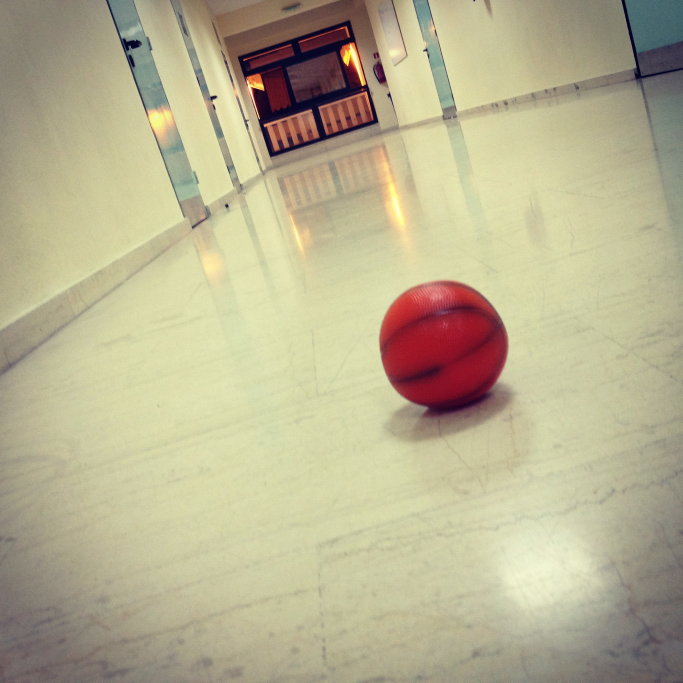
#> input picture Lab/test_images/infomm.jpg, 2048 x 2048 px, found by its file name (shown at 1/3 size)
$ jupyter execute 'Spatial filtering using opencv.ipynb'   (older library calls are emulated)
#> lines starting #> are read from the running program, lines starting #| are printed output that depends on the picture
## Βασικό χωρικό φιλτράρισμα με χρήση OpenCV

Σε αυτό το notebook θα παρουσιαστούν τα βασικά φίλτρα που χρησιμοποιούνται στην Επεξεργασία Εικόνας για να πετύχουμε βελτίωση της ποιότητας της εικόνας. Συγκεκριμένα θα παρουσιαστούν δύο βασικές κατηγορίες φίλτρων:

1.   Φίλτρα εξομάλυνσης (Χαμηλοπερατά φίλτρα)
2.   Φίλτρα τονισμού αντίθεσης φωτεινοτήτων (υψηλοπερατά φίλτρα)

Στην αρχή θα παρουσιάσουμε τον τρόπο με τον οποίο μπορούμε να υλοποιήσουμε χωρικό φιλτράρισμα χρησιμοποιώντας οποιονδήποτε πυρήνα (kernel) θέλουμε μέσω της opencv και της python.
Κατόπιν, θα δείξουμε τον τρόπο με τον οποίο μπορούμε να υλοποιήσουμε τα φίλτρα box και τα Gaussian φίλτρα για την εξομάλυνση εικόνας και τέλος τα φίλτρα Sobel, Laplacian για την τόνωση των ακμών μιας εικόνας.

[cell 1]
import cv2
import matplotlib.pyplot as plt
import numpy as np
from google.colab.patches import cv2_imshow #this is used for imshow to work on google colab
from google.colab import drive
import sys
import os

[cell 2]
drive.mount('/content/gdrive', force_remount=True)
lib_file_location = "/content/gdrive/My Drive/Courses/TEL 750 - Digital Image Processing/"
sys.path.append(lib_file_location)

[cell 3]
# Resize function

def ResizeWithAspectRatio(image, width=None, height=None, inter=cv2.INTER_AREA):
    dim=None
    (h,w) = image.shape[:2]

    if width is None and height is None:
        return image
    if width is None:
        r = height/float(h)
        dim=(int(w*r),height)
    else:
        r = width/float(w)
        dim = (width, int(r*h))
    return cv2.resize(image, dim, interpolation=inter)

[cell 4]
# Read / Show an image
img_file = '/content/gdrive/MyDrive/Courses/TEL 750 - Digital Image Processing/infomm.jpg'
image = cv2.imread(img_file) # this image is in BGR format
#> image is the input picture: shape (2048, 2048, 3); mean B, G, R 145.4, 177.1, 184.4

# Resize using my own resize function
image = ResizeWithAspectRatio(image, height=300)

# Convert image to grayscale
gray_image = cv2.cvtColor(image, cv2.COLOR_BGR2GRAY)
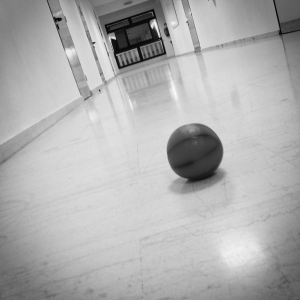
#> gray_image: shape (300, 300); min 6, max 249, mean 175.6
print('Initial dimensions', gray_image.shape[0], 'X', gray_image.shape[1])
#| Initial dimensions 300 X 300

#cv2_imshow(gray_image)
plt.imshow(gray_image,'gray')
plt.axis('off')
plt.show()

---

---

# Ιστόγραμμα εικόνας

## Υπολογισμός ιστογράμματος

Για τον υπολογισμό του ιστογράμματος μιας εικόνας μπορούμε να χρησιμοποιήσουμε δύο τρόπους:

1.   την συνάρτηση `cv2.calcHist` της opencv
2.   την συνάρτηση `histogram` από την βιβλιοθήκη numpy

[cell 5]
hist1 = cv2.calcHist([gray_image],[0],None,[256],[0,256]) # histogram using opencv
#> hist1 = 256 values, max 2208 at index 212, min 0 at index 0, mean 351.6

hist2,bins = np.histogram(gray_image.ravel(),256,[0,256]) # histogram using numpy
#> hist2 has the same summary as hist1; bins = 257 values from 0 to 256

[cell 6]
bins
#> Out = 257 values from 0 to 256

## Εμφάνιση ιστογράμματος

Για την εμφάνιση του ιστογράμματος που υπολογίσαμε παραπάνω, μπορούμε να χρησιμοποιήσουμε και πάλι δύο τρόπους:

1.   τις συναρτήσεις της `opencv`
2.   τις γραφικές παραστάσεις που προσφέρει η `numpy`

[cell 7]
# Χρήση της numpy
plt.hist(gray_image.ravel(),256,[0,256]); # μετατρέπουμε την εικόνα σε μονοδιάστατη
plt.show()
#> figure, not shown here; tallest bar 2208 high, from x = 212 to 213

[cell 8]
# Χρήση της opencv
plt.plot(hist1)
plt.xlim([0,256])
plt.show()
#> figure, not shown here; curve peaks at x = 212, y = 2208

## Υπολογισμός ιστογράμματος ενός μέρους της εικόνας

Για να υπολογίσουμε το ιστόγραμμα ενός μέρους μιας εικόνας, αυτό που θα πρέπει να κάνουμε είναι να δημιουργήσουμε μια μάσκα η οποία θα επιλέγει το κομμάτι της εικόνας που μας ενδιαφέρει. Αυτό θα πρέπει να το δίνουμε ως εύρος γραμμών και εύρος στηλών (slicing πίνακα).

[cell 9]
# create a mask
mask = np.ones(gray_image.shape[:2], np.uint8)*0
#mask[150:200, 100:300] = 255
mask[0:50,200:250] = 255

masked_img = cv2.bitwise_and(gray_image,gray_image,mask = mask)
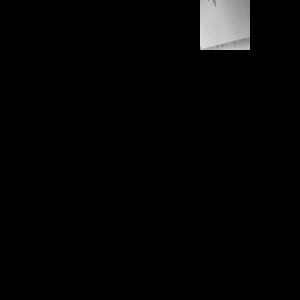
#> masked_img: shape (300, 300); min 0, max 218, mean 5

# Calculate histogram with mask and without mask
# Check third argument for mask
hist_full = cv2.calcHist([gray_image],[0],None,[256],[0,256])
#> hist_full has the same summary as hist1
hist_mask = cv2.calcHist([masked_img],[0],mask,[256],[0,256])
#> hist_mask = 256 values, max 99 at index 195, min 0 at index 0, mean 9.77

plt.subplot(221), plt.imshow(gray_image, 'gray')
plt.axis('off')

plt.subplot(222), plt.imshow(mask,'gray')
plt.axis('off')

plt.subplot(223), plt.imshow(masked_img, 'gray')
plt.axis('off')

plt.subplot(224),  plt.plot(hist_full),plt.plot(hist_mask)
plt.xlim([0,256])
plt.show()
#> figure, not shown here; panel 4: curve peaks at x = 212, y = 2208; panel 4: curve peaks at x = 195, y = 99

## Ισοστάθμιση Ιστογράμματος

[cell 10]
gray_image_eq= cv2.equalizeHist(gray_image)
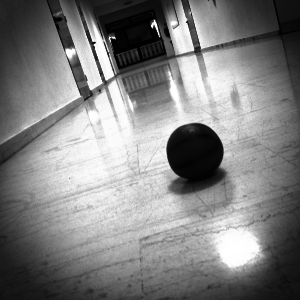
#> gray_image_eq: shape (300, 300); min 0, max 255, mean 128.8

#hist_before = cv2.calcHist([gray_image],[0],None,[256],[0,256])
#hist_after = cv2.calcHist([gray_image_eq],[0],None,[256],[0,256])

plt.subplot(221), plt.imshow(gray_image, 'gray')
plt.axis('off')

plt.subplot(222), plt.imshow(gray_image_eq,'gray')
plt.axis('off')

plt.subplot(223), plt.hist(gray_image.ravel(),256,[0,256]);
plt.subplot(224), plt.hist(gray_image_eq.ravel(),256,[0,256]);
plt.xlim([0,256])
plt.show()
#> figure, not shown here; panel 3: tallest bar 2208 high, from x = 212 to 213; panel 4: tallest bar 2208 high, from x = 216 to 217

[cell 11]
# Ισοστάθμιση ιστογράμματος με την μέθοδο CLAHE (τοπική ισοστάθμιση ιστογράμματος)

# create a CLAHE object (Arguments optional).
clahe = cv2.createCLAHE(clipLimit=3.0, tileGridSize=(5,5))
cl1 = clahe.apply(gray_image)
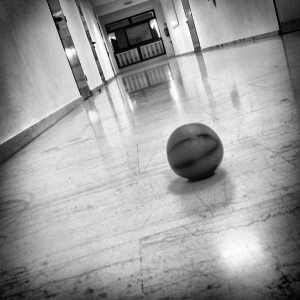
#> cl1: shape (300, 300); min 1, max 255, mean 156.9


plt.subplot(221), plt.imshow(gray_image, 'gray')
plt.axis('off')

plt.subplot(222), plt.imshow(cl1,'gray')
plt.axis('off')

plt.subplot(223), plt.hist(gray_image.ravel(),256,[0,256]);
plt.subplot(224), plt.hist(cl1.ravel(),256,[0,256]);
plt.xlim([0,256])
plt.show()
#> figure, not shown here; panel 3: tallest bar 2208 high, from x = 212 to 213; panel 4: tallest bar 1215 high, from x = 214 to 215

## Histogram Matching

Για να πετύχουμε το ταίριασμα ιστογράμματος, θα πρέπει να χρησιμοποιήσουμε την συνάρτηση `match_histograms` η οποία ανήκει στην βιβλιοθήκη exposure του scikit-image πακέτου. Σε αυτή δεν δίνουμε το ιστόγραμμα που επιθυμούμε, αλλά την εικόνα (`destination`) της οποίας το ιστόγραμμα θέλουμε να πετύχουμε στην δική μας εικόνα (`source`). Η εικόνα που προκύπτει ως αποτέλεσμα, βρίσκεται στον πίνακα `matched`.

[cell 12]
# Load the target image
# Read / Show an image
target_img_file = '/content/gdrive/MyDrive/Courses/TEL 750 - Digital Image Processing/nephelim2.png'
target_image = cv2.imread(target_img_file) # this image is in BGR format
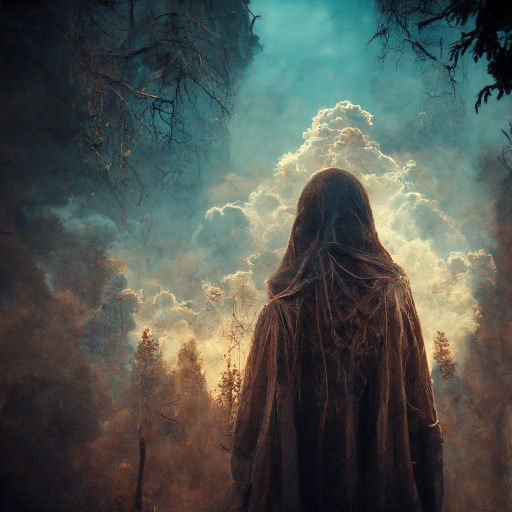
#> input picture Lab/test_images/nephelim2.png, 1024 x 1024 px, found by its file name (shown at 1/2 size)
#> target_image is the input picture: shape (1024, 1024, 3); mean B, G, R 79.4, 85.4, 79

# Resize using my own resize function
target_image = ResizeWithAspectRatio(target_image, height=300)

# Convert image to grayscale
gray_target_image = cv2.cvtColor(target_image, cv2.COLOR_BGR2GRAY)
print('Initial dimensions', gray_target_image.shape[0], 'X', gray_target_image.shape[1])
#| Initial dimensions 300 X 300

#cv2_imshow(gray_image)
plt.imshow(gray_target_image,'gray')
plt.axis('off')
plt.show()

[cell 13]
from skimage import exposure

matched = exposure.match_histograms(gray_image, gray_target_image, channel_axis=0)
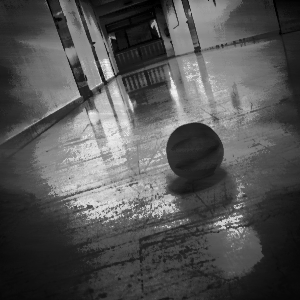
#> matched: shape (300, 300); min 0, max 244, mean 83.8

hist_source = cv2.calcHist([gray_image],[0],None,[256],[0,256])
#> hist_source has the same summary as hist1
hist_dest = cv2.calcHist([gray_target_image],[0],None,[256],[0,256])
#> hist_dest = 256 values, max 1018 at index 31, min 0 at index 240, mean 351.6
hist_matched = cv2.calcHist([gray_image_eq],[0],None,[256],[0,256])
#> hist_matched = 256 values, max 2208 at index 216, min 0 at index 34, mean 351.6

plt.subplot(231), plt.imshow(gray_image, 'gray')
plt.axis('off')

plt.subplot(232), plt.imshow(gray_target_image,'gray')
plt.axis('off')

plt.subplot(233), plt.imshow(matched,'gray')
plt.axis('off')

plt.subplot(234), plt.hist(gray_image.ravel(),256,[0,256]);
plt.subplot(235), plt.hist(gray_target_image.ravel(),256,[0,256]);
plt.subplot(236), plt.hist(matched.ravel(),256,[0,256]);
plt.xlim([0,256])
plt.show()
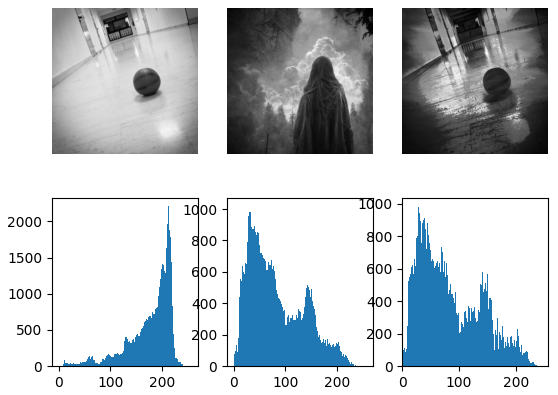
#> figure drawn by matplotlib, 6 panels; panel 4: tallest bar 2208 high, from x = 212 to 213; panel 5: tallest bar 1018 high, from x = 31 to 32; panel 6: tallest bar 985 high, from x = 29 to 30

# Επέκταση εικόνας (χρησιμοποιείται στο χωρικό φιλτράρισμα)

## Προσθήκη περιγράμματος σταθερής φωτεινότητας

[cell 14]
gray_image1 = cv2.copyMakeBorder(gray_image,15, 15, 15, 15, cv2.BORDER_CONSTANT, value=0)
print('New dimensions', gray_image1.shape[0], 'X', gray_image1.shape[1])
#| New dimensions 330 X 330

#cv2_imshow(gray_image1)
plt.imshow(gray_image1,'gray')
plt.axis('off')
plt.show()

## Προσθήκη περιγράμματος με αντιγραφή των άκρων της εικόνας

[cell 15]
gray_image2 = cv2.copyMakeBorder(gray_image, 12, 12, 12, 12, cv2.BORDER_REPLICATE)
print('New dimensions', gray_image2.shape[0], 'X', gray_image2.shape[1])
#| New dimensions 324 X 324

#cv2_imshow(gray_image2)
plt.imshow(gray_image2,'gray')
plt.axis('off')
plt.show()

## Προσθήκη περιγράμματος με κατοπτρισμό των άκρων της εικόνας

[cell 16]
gray_image3 = cv2.copyMakeBorder(gray_image, 15, 15, 15, 15, cv2.BORDER_REFLECT)
print('New dimensions', gray_image3.shape[0], 'X', gray_image3.shape[1])
#| New dimensions 330 X 330

#cv2_imshow(gray_image3)
plt.imshow(gray_image3,'gray')
plt.axis('off')
plt.show()

# Χωρικό φιλτράρισμα με χρήση πυρήνα

Σε αυτό το παράδειγμα χρησιμοποιούμε πυρήνα μεγέθους 5Χ5 με τιμές ίσες με 1/25. Στην ουσία πρόκειται για ένα φίλτρο εξομάλυνσης (box filter), αλλά στην θέση του μπορούμε να αντικαταστήσουμε με οποιονδήποτε πυρήνα θέλουμε.

[cell 17]
kernel = np.ones((15,15),np.float32)/(15*15) #this is a smoothing filter
filtered_img = cv2.filter2D(src=gray_image, ddepth=-1, kernel = kernel,borderType=cv2.BORDER_REFLECT)

#res = np.hstack((gray_image, filtered_img))
#cv2_imshow(res)
plt.subplot(121), plt.imshow(gray_image,'gray')
plt.axis('off')
plt.subplot(122), plt.imshow(filtered_img,'gray')
plt.axis('off')
plt.show()

## Εξομάλυνση με χρήση box filter

[cell 18]
blur = cv2.blur(src=gray_image, ksize=(15,15),borderType=cv2.BORDER_REFLECT)

#res = np.hstack((gray_image, blur))
#cv2_imshow(res)
plt.subplot(121), plt.imshow(gray_image,'gray')
plt.axis('off')

plt.subplot(122), plt.imshow(blur,'gray')
plt.axis('off')

plt.show()

## Εξομάλυνση με χρήση μη-κανονικοποιημένου φίλτρου box

[cell 19]
box = cv2.boxFilter(src=gray_image, ddepth=-1,ksize=(35,35), normalize=True, borderType=cv2.BORDER_REFLECT)

#res = np.hstack((gray_image, box))
#cv2_imshow(res)
plt.subplot(121), plt.imshow(gray_image,'gray')
plt.axis('off')

plt.subplot(122), plt.imshow(box,'gray')
plt.axis('off')

plt.show()

[cell 20]
box

## Χωρικό φιλτράρισμα εξομάλυνσης με χρήση Gaussian φίλτρου

Στο παρακάτω κομμάτι κώδικα, παρατηρήστε ότι μπορούμε να επιλέξουμε το μέγεθος του πυρήνα καθώς και την διασπορά της gaussian συνάρτησης τόσο στον άξονα x (γραμμές) όσο και στον άξονα y (στήλες). Θυμίζουμε από την θεωρία ότι το μέγιστο μέγεθος του πυρήνα για την εξομάλυνση με Gaussian φίλτρο δεν ξεπερνάει το 6σ Χ 6σ (σ είναι η διασπορά σε κάθε κατεύθυνση). Οποιοδήποτε μέγεθος μεγαλύτερο από το παραπάνω, δεν προσθέτει κάτι στην απόδοση του φίλτρου, παρά μόνο υπολογιστική πολυπλοκότητα.

[cell 21]
gaussian_blur = cv2.GaussianBlur(src=gray_image, ksize=(51,51), sigmaX=12, sigmaY=12,borderType=cv2.BORDER_REFLECT)

#res = np.hstack((gray_image, gaussian_blur))
#cv2_imshow(res)
plt.subplot(121), plt.imshow(gray_image,'gray')
plt.axis('off')

plt.subplot(122), plt.imshow(gaussian_blur,'gray')
plt.axis('off')

plt.show()

# Φίλτρα τόνωσης της όξυνσης εικόνας

Στην κατηγορία αυτή ανήκουν φίλτρα τα οποία υπολογίζουν την μεταβολή φωτεινοτήτων στους άξονες της εικόνας. Για τον λόγο αυτό χρησιμοποιούν στους υπολογισμούς τους τις παραγώγους πρώτης ή δεύτερης τάξης.

## Φίλτρα Sobel (πρώτης τάξης παράγωγοι)

Τα φίλτρα αυτά χρησιμοποιούν πυρήνα μεγέθους 3Χ3 για να υπολογίσουν ξεχωριστά τις μεταβολές φωτεινότητας κατά γραμμές και κατά στήλες της εικόνας. Ο συνδυασμός τους θα μας δώσει μια νέα εικόνα με ενισχυμένες τις ακμές και στις δύο διαστάσεις.

[cell 22]
sobelx = cv2.Sobel(src=gray_image, ddepth=cv2.CV_64F, dx=1, dy=0, ksize=3)
sobely = cv2.Sobel(src=gray_image, ddepth=cv2.CV_64F, dx=0, dy=1, ksize=3)
sobelxy = cv2.Sobel(src=gray_image, ddepth=cv2.CV_64F, dx=1, dy=1, ksize=3)
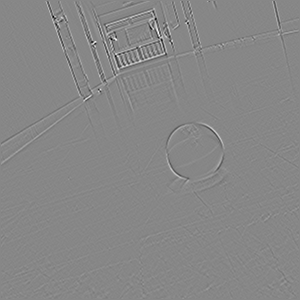
#> sobelxy: shape (300, 300) float64; min -219, max 194, mean 0; drawn with min black and max white

#res = np.hstack((gray_image, sobelx, sobely, sobelxy))
#cv2_imshow(res)
plt.subplot(221), plt.imshow(gray_image,'gray')
plt.subplot(222), plt.imshow(sobelx,'gray')
plt.subplot(223), plt.imshow(sobely,'gray')
plt.subplot(224), plt.imshow(sobelxy,'gray')

[cell 23]
sobelxy.max()
#> Out = 194

## Laplacian φίλτρα

Τα φίλτρα αυτά χρησιμοποιούν παραγώγους δεύτερης τάξης για τον υπολογισμό των διαφορών των φωτεινοτήτων της εικόνας

[cell 24]
# Laplacian filter
laplacian_img = cv2.Laplacian(src=gray_image, ddepth = cv2.CV_16S)
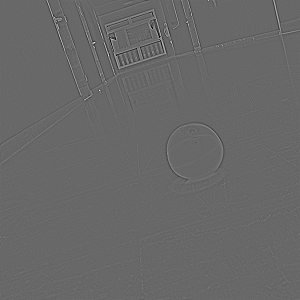
#> laplacian_img: shape (300, 300) int16; min -273, max 393, mean 0; drawn with min black and max white
abs_dst = cv2.convertScaleAbs(laplacian_img)

#res = np.hstack((gray_image, laplacian_img))
#cv2_imshow(res)
plt.subplot(121), plt.imshow(gray_image,'gray')
plt.subplot(122), plt.imshow(laplacian_img,'gray')

# Unsharp masking & HighBoost filtering

Η τεχνική αυτή μας επιτρέπει να οξύνουμε μια εικόνα χρησιμοποιώντας όμως φίλτρο εξομάλυνσης. Αυτό γίνεται σε δύο βήματα:
1.   Αρχικά εξομαλύνουμε την εικόνα χρησιμοποιώντας ένα Gaussian φίλτρο. Έτσι διώχνουμε τις υψηλές συχνότητες της εικόνας.
2.   Αφαιρούμε αυτήν την θολωμένη εικόνα από την αρχική μας και δημιουργούμε την μάσκα. Η εικόνα που προκύπτει θα έχει τις περισσότερες υψηλές συχνότητες που έχουμε βγάλει από την εξομαλυμένη
3. Προσθέτουμε την μάσκα πάλι πίσω στην αρχική (πολλαπλασιασμένη με κάποιον συντελεστή) ώστε να ενισχύσουμε τις υψηλές συχνότητες.

Αν η αρχική μας εικόνα περιέχει θόρυβο, η τεχνική αυτή δεν θα έχει καλά αποτελέσματα.

[cell 25]
# Blur the image
gauss = cv2.GaussianBlur(gray_image, (7,7), 0)
# Apply Unsharp masking

k=5
unsharp_image = cv2.addWeighted(gray_image, k+1, gauss, -k, 0)
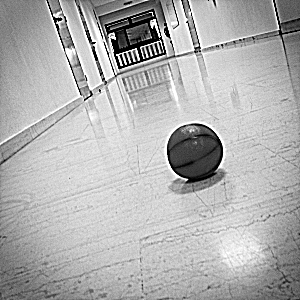
#> unsharp_image: shape (300, 300); min 0, max 255, mean 176.2

#res = np.hstack((gray_image, unsharp_image))
#cv2_imshow(res)
plt.subplot(121), plt.imshow(gray_image,'gray')
plt.subplot(122), plt.imshow(unsharp_image,'gray')
